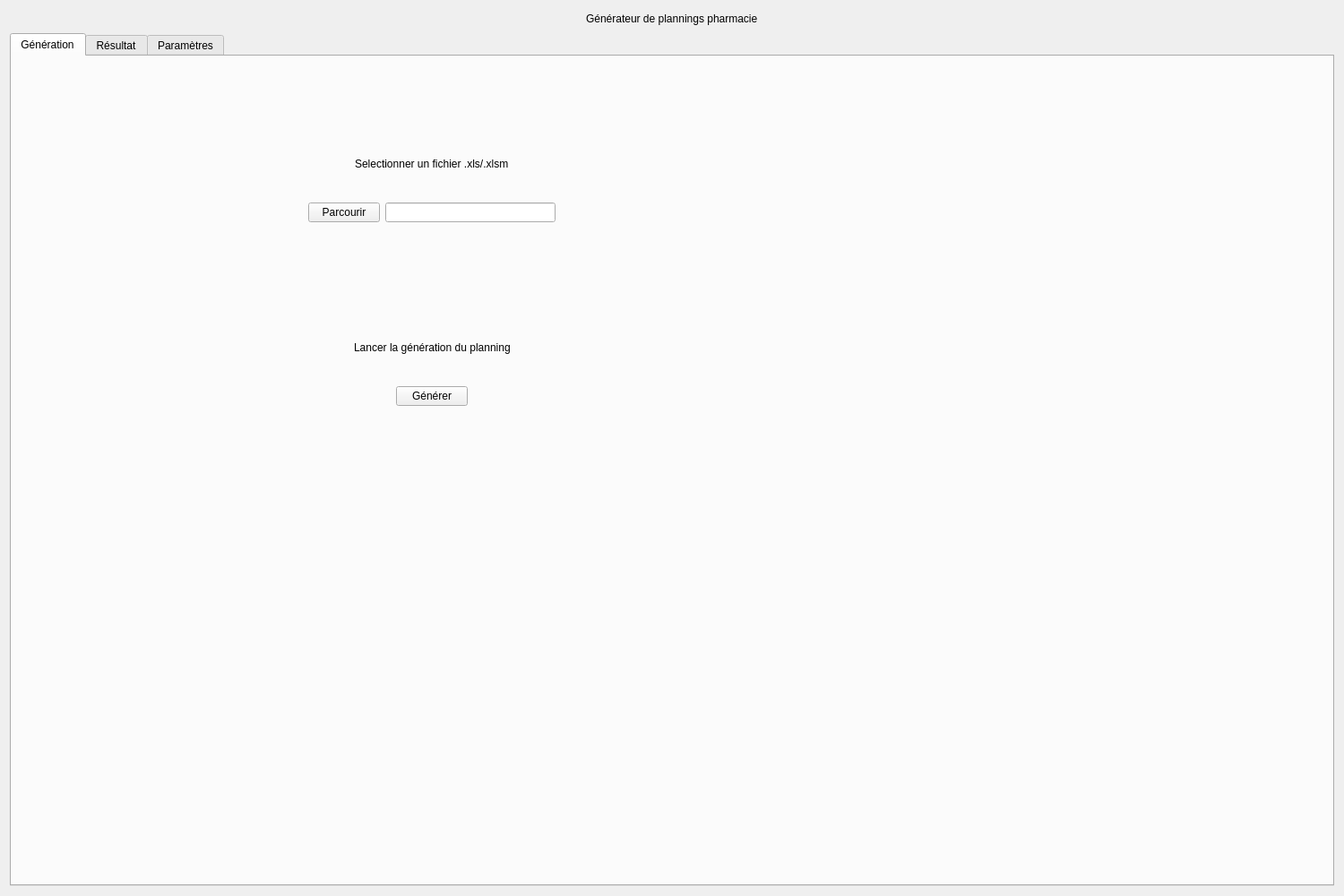
<?xml version="1.0" encoding="UTF-8"?>
<ui version="4.0">
 <class>Form</class>
 <widget class="QWidget" name="Form">
  <property name="geometry">
   <rect>
    <x>0</x>
    <y>0</y>
    <width>1500</width>
    <height>1000</height>
   </rect>
  </property>
  <property name="minimumSize">
   <size>
    <width>0</width>
    <height>0</height>
   </size>
  </property>
  <property name="windowTitle">
   <string>Générateur de plannings</string>
  </property>
  <layout class="QVBoxLayout" name="verticalLayout_3">
   <item>
    <layout class="QVBoxLayout" name="MainVLayout">
     <item>
      <layout class="QVBoxLayout" name="titleLayout">
       <item>
        <layout class="QHBoxLayout" name="horizontalLayout">
         <item>
          <spacer name="horizontalSpacerTitleLeft">
           <property name="orientation">
            <enum>Qt::Horizontal</enum>
           </property>
           <property name="sizeHint" stdset="0">
            <size>
             <width>40</width>
             <height>20</height>
            </size>
           </property>
          </spacer>
         </item>
         <item>
          <widget class="QLabel" name="label">
           <property name="text">
            <string>Générateur de plannings pharmacie</string>
           </property>
          </widget>
         </item>
         <item>
          <spacer name="horizontalSpacerTitleRight">
           <property name="orientation">
            <enum>Qt::Horizontal</enum>
           </property>
           <property name="sizeHint" stdset="0">
            <size>
             <width>40</width>
             <height>20</height>
            </size>
           </property>
          </spacer>
         </item>
        </layout>
       </item>
      </layout>
     </item>
     <item>
      <layout class="QVBoxLayout" name="contentLayout">
       <item>
        <widget class="QTabWidget" name="mainTabWidget">
         <property name="enabled">
          <bool>true</bool>
         </property>
         <property name="minimumSize">
          <size>
           <width>0</width>
           <height>0</height>
          </size>
         </property>
         <property name="currentIndex">
          <number>0</number>
         </property>
         <widget class="QWidget" name="homeTab">
          <attribute name="title">
           <string>Génération</string>
          </attribute>
          <widget class="QWidget" name="verticalLayoutWidget_4">
           <property name="geometry">
            <rect>
             <x>140</x>
             <y>110</y>
             <width>658</width>
             <height>307</height>
            </rect>
           </property>
           <layout class="QVBoxLayout" name="GenerationMainVLayout">
            <property name="sizeConstraint">
             <enum>QLayout::SetDefaultConstraint</enum>
            </property>
            <item>
             <layout class="QHBoxLayout" name="browseXlsLabelHLayout">
              <item>
               <spacer name="horizontalSpacerBrowseXlsLabelLeft">
                <property name="orientation">
                 <enum>Qt::Horizontal</enum>
                </property>
                <property name="sizeHint" stdset="0">
                 <size>
                  <width>40</width>
                  <height>20</height>
                 </size>
                </property>
               </spacer>
              </item>
              <item>
               <widget class="QLabel" name="BrowseXlsLabel">
                <property name="text">
                 <string>Selectionner un fichier .xls/.xlsm</string>
                </property>
               </widget>
              </item>
              <item>
               <spacer name="horizontalSpacerBrowseXlsLabelRight">
                <property name="orientation">
                 <enum>Qt::Horizontal</enum>
                </property>
                <property name="sizeHint" stdset="0">
                 <size>
                  <width>40</width>
                  <height>20</height>
                 </size>
                </property>
               </spacer>
              </item>
             </layout>
            </item>
            <item>
             <spacer name="verticalSpacerBrowseXlsLabel_Button">
              <property name="orientation">
               <enum>Qt::Vertical</enum>
              </property>
              <property name="sizeHint" stdset="0">
               <size>
                <width>20</width>
                <height>40</height>
               </size>
              </property>
             </spacer>
            </item>
            <item>
             <layout class="QHBoxLayout" name="browseXlsButtonHLayout">
              <item>
               <spacer name="horizontalSpacerBrowseXlsButtonLeft">
                <property name="orientation">
                 <enum>Qt::Horizontal</enum>
                </property>
                <property name="sizeHint" stdset="0">
                 <size>
                  <width>40</width>
                  <height>20</height>
                 </size>
                </property>
               </spacer>
              </item>
              <item>
               <widget class="QPushButton" name="browseXlsButton">
                <property name="text">
                 <string>Parcourir</string>
                </property>
               </widget>
              </item>
              <item>
               <widget class="QLineEdit" name="browsedXlsLine">
                <property name="readOnly">
                 <bool>true</bool>
                </property>
               </widget>
              </item>
              <item>
               <spacer name="horizontalSpacerBrowseXlsButtonRight">
                <property name="orientation">
                 <enum>Qt::Horizontal</enum>
                </property>
                <property name="sizeHint" stdset="0">
                 <size>
                  <width>40</width>
                  <height>20</height>
                 </size>
                </property>
               </spacer>
              </item>
             </layout>
            </item>
            <item>
             <spacer name="verticalSpacerBrowseXls_GeneratePlanning">
              <property name="orientation">
               <enum>Qt::Vertical</enum>
              </property>
              <property name="sizeHint" stdset="0">
               <size>
                <width>656</width>
                <height>138</height>
               </size>
              </property>
             </spacer>
            </item>
            <item>
             <layout class="QHBoxLayout" name="generatePlanningLabelHLayout">
              <item>
               <spacer name="horizontalSpacerGeneratePlanningLabelLeft">
                <property name="orientation">
                 <enum>Qt::Horizontal</enum>
                </property>
                <property name="sizeHint" stdset="0">
                 <size>
                  <width>40</width>
                  <height>20</height>
                 </size>
                </property>
               </spacer>
              </item>
              <item>
               <widget class="QLabel" name="GeneratePlanningLabel">
                <property name="text">
                 <string>Lancer la génération du planning</string>
                </property>
               </widget>
              </item>
              <item>
               <spacer name="horizontalSpacerGeneratePlanningLabelRight">
                <property name="orientation">
                 <enum>Qt::Horizontal</enum>
                </property>
                <property name="sizeHint" stdset="0">
                 <size>
                  <width>40</width>
                  <height>20</height>
                 </size>
                </property>
               </spacer>
              </item>
             </layout>
            </item>
            <item>
             <spacer name="verticalSpacerGeneratePlanningLabel_Button">
              <property name="orientation">
               <enum>Qt::Vertical</enum>
              </property>
              <property name="sizeHint" stdset="0">
               <size>
                <width>20</width>
                <height>40</height>
               </size>
              </property>
             </spacer>
            </item>
            <item>
             <layout class="QHBoxLayout" name="generateButtonHLayout">
              <item>
               <spacer name="horizontalSpacerGeneratePlanningButtonLeft">
                <property name="orientation">
                 <enum>Qt::Horizontal</enum>
                </property>
                <property name="sizeHint" stdset="0">
                 <size>
                  <width>40</width>
                  <height>20</height>
                 </size>
                </property>
               </spacer>
              </item>
              <item>
               <widget class="QPushButton" name="generatePlanningButton">
                <property name="text">
                 <string>Générer</string>
                </property>
               </widget>
              </item>
              <item>
               <spacer name="horizontalSpacerGeneratePlanningButtonRight">
                <property name="orientation">
                 <enum>Qt::Horizontal</enum>
                </property>
                <property name="sizeHint" stdset="0">
                 <size>
                  <width>40</width>
                  <height>20</height>
                 </size>
                </property>
               </spacer>
              </item>
             </layout>
            </item>
            <item>
             <spacer name="verticalSpacerUnderHome">
              <property name="orientation">
               <enum>Qt::Vertical</enum>
              </property>
              <property name="sizeHint" stdset="0">
               <size>
                <width>20</width>
                <height>40</height>
               </size>
              </property>
             </spacer>
            </item>
           </layout>
          </widget>
         </widget>
         <widget class="QWidget" name="resultTab">
          <attribute name="title">
           <string>Résultat</string>
          </attribute>
          <widget class="QWidget" name="verticalLayoutWidget">
           <property name="geometry">
            <rect>
             <x>9</x>
             <y>19</y>
             <width>901</width>
             <height>571</height>
            </rect>
           </property>
           <layout class="QVBoxLayout" name="resultMainVLayout"/>
          </widget>
         </widget>
         <widget class="QWidget" name="configTab">
          <attribute name="title">
           <string>Paramètres</string>
          </attribute>
          <widget class="QWidget" name="verticalLayoutWidget_5">
           <property name="geometry">
            <rect>
             <x>60</x>
             <y>70</y>
             <width>791</width>
             <height>431</height>
            </rect>
           </property>
           <layout class="QVBoxLayout" name="SettingsMainVLayout">
            <item>
             <layout class="QHBoxLayout" name="GeneralSettingsHLayout">
              <item>
               <spacer name="horizontalSpacer_5">
                <property name="orientation">
                 <enum>Qt::Horizontal</enum>
                </property>
                <property name="sizeHint" stdset="0">
                 <size>
                  <width>40</width>
                  <height>20</height>
                 </size>
                </property>
               </spacer>
              </item>
              <item>
               <widget class="QLabel" name="OveralSettingsLabel">
                <property name="text">
                 <string>Général</string>
                </property>
               </widget>
              </item>
              <item>
               <spacer name="horizontalSpacer_6">
                <property name="orientation">
                 <enum>Qt::Horizontal</enum>
                </property>
                <property name="sizeHint" stdset="0">
                 <size>
                  <width>40</width>
                  <height>20</height>
                 </size>
                </property>
               </spacer>
              </item>
             </layout>
            </item>
            <item>
             <layout class="QHBoxLayout" name="NameHLayout">
              <item>
               <spacer name="horizontalSpacer">
                <property name="orientation">
                 <enum>Qt::Horizontal</enum>
                </property>
                <property name="sizeHint" stdset="0">
                 <size>
                  <width>40</width>
                  <height>20</height>
                 </size>
                </property>
               </spacer>
              </item>
              <item>
               <widget class="QLabel" name="SettingsNameLabel">
                <property name="text">
                 <string>Nom : </string>
                </property>
               </widget>
              </item>
              <item>
               <widget class="QLineEdit" name="lineEdit"/>
              </item>
              <item>
               <spacer name="horizontalSpacer_2">
                <property name="orientation">
                 <enum>Qt::Horizontal</enum>
                </property>
                <property name="sizeHint" stdset="0">
                 <size>
                  <width>40</width>
                  <height>20</height>
                 </size>
                </property>
               </spacer>
              </item>
             </layout>
            </item>
            <item>
             <layout class="QHBoxLayout" name="RoleHLayout">
              <item>
               <spacer name="horizontalSpacer_3">
                <property name="orientation">
                 <enum>Qt::Horizontal</enum>
                </property>
                <property name="sizeHint" stdset="0">
                 <size>
                  <width>40</width>
                  <height>20</height>
                 </size>
                </property>
               </spacer>
              </item>
              <item>
               <widget class="QLabel" name="RoleLabel">
                <property name="text">
                 <string>Rôle : </string>
                </property>
               </widget>
              </item>
              <item>
               <widget class="QComboBox" name="comboBox"/>
              </item>
              <item>
               <spacer name="horizontalSpacer_4">
                <property name="orientation">
                 <enum>Qt::Horizontal</enum>
                </property>
                <property name="sizeHint" stdset="0">
                 <size>
                  <width>40</width>
                  <height>20</height>
                 </size>
                </property>
               </spacer>
              </item>
             </layout>
            </item>
            <item>
             <layout class="QHBoxLayout" name="ColorSettingsHLayout">
              <item>
               <spacer name="horizontalSpacer_7">
                <property name="orientation">
                 <enum>Qt::Horizontal</enum>
                </property>
                <property name="sizeHint" stdset="0">
                 <size>
                  <width>40</width>
                  <height>20</height>
                 </size>
                </property>
               </spacer>
              </item>
              <item>
               <widget class="QLabel" name="ColorsLabel">
                <property name="text">
                 <string>Couleurs</string>
                </property>
               </widget>
              </item>
              <item>
               <spacer name="horizontalSpacer_8">
                <property name="orientation">
                 <enum>Qt::Horizontal</enum>
                </property>
                <property name="sizeHint" stdset="0">
                 <size>
                  <width>40</width>
                  <height>20</height>
                 </size>
                </property>
               </spacer>
              </item>
             </layout>
            </item>
            <item>
             <layout class="QHBoxLayout" name="OffColorHLayput">
              <item>
               <spacer name="horizontalSpacer_9">
                <property name="orientation">
                 <enum>Qt::Horizontal</enum>
                </property>
                <property name="sizeHint" stdset="0">
                 <size>
                  <width>40</width>
                  <height>20</height>
                 </size>
                </property>
               </spacer>
              </item>
              <item>
               <widget class="QLabel" name="OffColorLabel">
                <property name="text">
                 <string>Repos : </string>
                </property>
               </widget>
              </item>
              <item>
               <widget class="QPushButton" name="OffColorPushButton">
                <property name="text">
                 <string>Modifier</string>
                </property>
               </widget>
              </item>
              <item>
               <spacer name="horizontalSpacer_10">
                <property name="orientation">
                 <enum>Qt::Horizontal</enum>
                </property>
                <property name="sizeHint" stdset="0">
                 <size>
                  <width>40</width>
                  <height>20</height>
                 </size>
                </property>
               </spacer>
              </item>
             </layout>
            </item>
            <item>
             <layout class="QHBoxLayout" name="workColorHLayout">
              <item>
               <spacer name="horizontalSpacer_11">
                <property name="orientation">
                 <enum>Qt::Horizontal</enum>
                </property>
                <property name="sizeHint" stdset="0">
                 <size>
                  <width>40</width>
                  <height>20</height>
                 </size>
                </property>
               </spacer>
              </item>
              <item>
               <widget class="QLabel" name="WorkColorLabel">
                <property name="text">
                 <string>Travail : </string>
                </property>
               </widget>
              </item>
              <item>
               <widget class="QPushButton" name="WorkColorPushButton">
                <property name="text">
                 <string>Modifier</string>
                </property>
               </widget>
              </item>
              <item>
               <spacer name="horizontalSpacer_12">
                <property name="orientation">
                 <enum>Qt::Horizontal</enum>
                </property>
                <property name="sizeHint" stdset="0">
                 <size>
                  <width>40</width>
                  <height>20</height>
                 </size>
                </property>
               </spacer>
              </item>
             </layout>
            </item>
            <item>
             <layout class="QHBoxLayout" name="sickColorHLayout">
              <item>
               <spacer name="horizontalSpacer_13">
                <property name="orientation">
                 <enum>Qt::Horizontal</enum>
                </property>
                <property name="sizeHint" stdset="0">
                 <size>
                  <width>40</width>
                  <height>20</height>
                 </size>
                </property>
               </spacer>
              </item>
              <item>
               <widget class="QLabel" name="SickColorLabel">
                <property name="text">
                 <string>Maladie :</string>
                </property>
               </widget>
              </item>
              <item>
               <widget class="QPushButton" name="SickColorPushButton">
                <property name="text">
                 <string>Modifier</string>
                </property>
               </widget>
              </item>
              <item>
               <spacer name="horizontalSpacer_14">
                <property name="orientation">
                 <enum>Qt::Horizontal</enum>
                </property>
                <property name="sizeHint" stdset="0">
                 <size>
                  <width>40</width>
                  <height>20</height>
                 </size>
                </property>
               </spacer>
              </item>
             </layout>
            </item>
            <item>
             <layout class="QHBoxLayout" name="VacColorHLayout">
              <item>
               <spacer name="horizontalSpacer_15">
                <property name="orientation">
                 <enum>Qt::Horizontal</enum>
                </property>
                <property name="sizeHint" stdset="0">
                 <size>
                  <width>40</width>
                  <height>20</height>
                 </size>
                </property>
               </spacer>
              </item>
              <item>
               <widget class="QLabel" name="VacColorLabel">
                <property name="text">
                 <string>Vacances : </string>
                </property>
               </widget>
              </item>
              <item>
               <widget class="QPushButton" name="VacColorPushButton">
                <property name="text">
                 <string>Modifier</string>
                </property>
               </widget>
              </item>
              <item>
               <spacer name="horizontalSpacer_16">
                <property name="orientation">
                 <enum>Qt::Horizontal</enum>
                </property>
                <property name="sizeHint" stdset="0">
                 <size>
                  <width>40</width>
                  <height>20</height>
                 </size>
                </property>
               </spacer>
              </item>
             </layout>
            </item>
            <item>
             <layout class="QHBoxLayout" name="UndefColorHLayout">
              <item>
               <spacer name="horizontalSpacer_17">
                <property name="orientation">
                 <enum>Qt::Horizontal</enum>
                </property>
                <property name="sizeHint" stdset="0">
                 <size>
                  <width>40</width>
                  <height>20</height>
                 </size>
                </property>
               </spacer>
              </item>
              <item>
               <widget class="QLabel" name="UndefColorLabel">
                <property name="text">
                 <string>Inconnu : </string>
                </property>
               </widget>
              </item>
              <item>
               <widget class="QPushButton" name="UndefColorPushButton">
                <property name="text">
                 <string>Mofidier</string>
                </property>
               </widget>
              </item>
              <item>
               <spacer name="horizontalSpacer_18">
                <property name="orientation">
                 <enum>Qt::Horizontal</enum>
                </property>
                <property name="sizeHint" stdset="0">
                 <size>
                  <width>40</width>
                  <height>20</height>
                 </size>
                </property>
               </spacer>
              </item>
             </layout>
            </item>
            <item>
             <spacer name="SettingsOverValidateVSpacer">
              <property name="orientation">
               <enum>Qt::Vertical</enum>
              </property>
              <property name="sizeHint" stdset="0">
               <size>
                <width>20</width>
                <height>40</height>
               </size>
              </property>
             </spacer>
            </item>
            <item>
             <widget class="QPushButton" name="ValidateSettingsButton">
              <property name="text">
               <string>Appliquer les modifications</string>
              </property>
             </widget>
            </item>
            <item>
             <spacer name="SettingsUnderValidateVSpacer">
              <property name="orientation">
               <enum>Qt::Vertical</enum>
              </property>
              <property name="sizeHint" stdset="0">
               <size>
                <width>20</width>
                <height>40</height>
               </size>
              </property>
             </spacer>
            </item>
           </layout>
          </widget>
         </widget>
        </widget>
       </item>
      </layout>
     </item>
    </layout>
   </item>
  </layout>
 </widget>
 <resources/>
 <connections/>
</ui>
